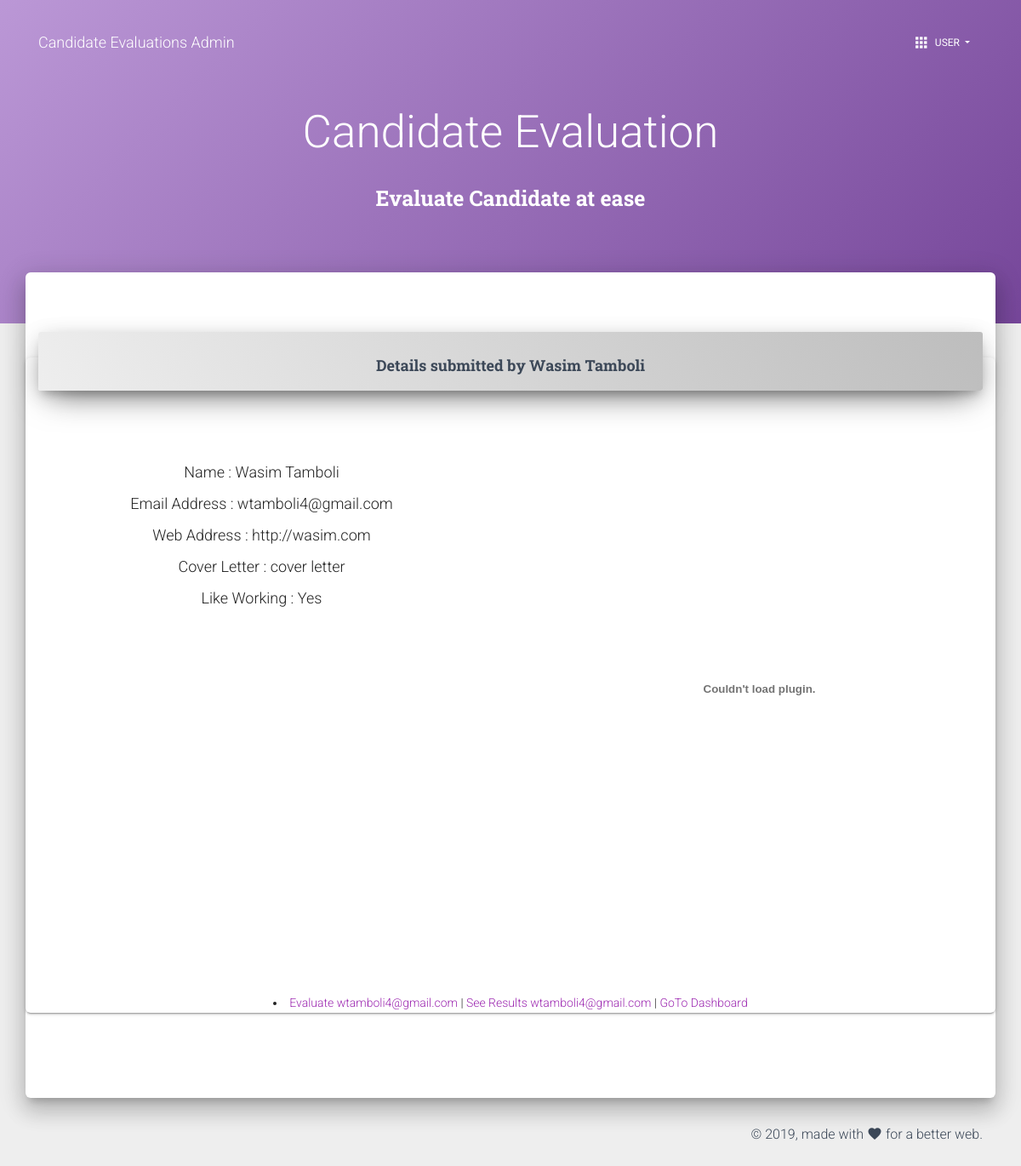
Screenshot of /user/wtamboli4@gmail.com/ (signed in) with the database file from the repository.
### candidate/models.py (models this page shows)
class Contact(models.Model):
    name = models.CharField(max_length=30)
    email = models.EmailField(max_length=254, primary_key=True)
    web_address = models.URLField(max_length=60)
    cover_letter = models.CharField(
        max_length=2000,
        help_text='Write here your message!'
    )
    like_working = models.IntegerField(choices=WORKING_CHOICES, default=1)
    file_path = models.FileField(upload_to='documents/', validators=[FileExtensionValidator(allowed_extensions=['pdf'])])

### users/views.py (the view)
# urls.py: path('<str:candidate_email>/', views.detail, name='detail'),
@login_required()
def detail(request, candidate_email):
	try:
		candidate = Contact.objects.get(pk=candidate_email)
	except Contact.DoesNotExist:
		raise Http404("Candidate does not exist")
	return render(request, 'detail.html', {'candidate': candidate})

### templates/detail.html (shortened to what this page needs)
{% extends 'base.html' %}
{% block content %}
  <div class="page-header header-filter clear-filter purple-filter" data-parallax="true">
  	<div class="container">
      <div class="row">
        <div class="col-md-8 ml-auto mr-auto">
          <div class="brand text-center">
            <h1>Candidate Evaluation</h1>
            <h3 class="title text-center">Evaluate Candidate at ease</h3>
          </div>
        </div>
      </div>
    </div>
  </div>
  <div class="main main-raised">
    <div class="container">
      <div class="section text-center">
		<div class="content">
		    <div class="row">
				<div class="card">
		            <div class="card-header">
		                <h4 class="card-title">Details submitted by {{ candidate.name }} </h4>
		            </div>
		            <div class="row">
		            	<div class="col">
		            		<br />
		            		<br />
		            		<br />
		            		<div class="container">
		            			<h4>Name : {{ candidate.name }}</h4>
		            			<h4>Email Address : {{ candidate.email }}</h4>
		            			<h4>Web Address : {{ candidate.web_address }}</h4>
		            			<h4>Cover Letter : {{ candidate.cover_letter }}</h4>
		            			<h4>Like Working :
		            				{% if candidate.like_working  == 1 %}
		            					Yes
		            				{% else %}
		            					No
		            				{% endif %}
		            			</h4>
		            		</div>
		            	</div>
		            	<div class="col">
		            		<embed src="{{ candidate.file_path }}" content_type="application/pdf" height="700px" width="500">
		            	</div>
		            </div>
		            <li>
		            	<a href="{% url 'users:evaluate' candidate.email %}"> Evaluate {{ candidate.email }}</a> |
						<a href="{% url 'users:results' candidate.email %}"> See Results {{ candidate.email }}</a> |
						<a href="{% url 'users:dashboard' %}"> GoTo Dashboard</a>
					</li>
		        </div>
		    </div>
		</div>
      </div>
    </div>
  </div>
{% endblock %}

### rows the page displays
Contact: name "Wasim Tamboli", email "wtamboli4@gmail.com", web_address "http://wasim.com", cover_letter "cover letter"
